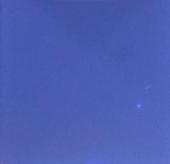
#> input picture Concentration Detection/data/test_samples/10 DOX-5(1).jpg, 170 x 164 px; its folder holds only this picture in this run
$ python predict.py
#> lines starting #> are read from the running program, lines starting #| are printed output that depends on the picture
#> (reads Concentration Detection/models/scaler.pkl from the repository)
#> (reads Concentration Detection/models/classifier_species.pkl from the repository)
#> (reads Concentration Detection/models/regressor_concentration.pkl from the repository)
#> (reads Concentration Detection/models/label_encoder.pkl from the repository)
### Concentration Detection/src/image_processing.py
import cv2
import numpy as np

def extract_image_features(image_path, roi_ratio=0.8):
    """
    读取图像并提取多维色彩特征 (RGB, Normalized RGB, HSV, CIE-Lab, 比值)
    :param image_path: 图片路径
    :param roi_ratio: 中心ROI截取比例（默认截取中心 80% 区域，避开边缘杂光）
    """
#> called with image_path = 'data/test_samples/10 DOX-5(1).jpg', roi_ratio = 0.8
    image = cv2.imread(image_path)
#> image is the input picture: shape (164, 170, 3); mean B, G, R 178.8, 93.9, 76.6
    if image is None:
        raise ValueError(f"无法加载图像: {image_path}")

    # 1. 截取中心 ROI 区域
    h, w, _ = image.shape
#> h = 164; w = 170
    dh, dw = int(h * (1 - roi_ratio) / 2), int(w * (1 - roi_ratio) / 2)
#> dh = 16; dw = 16
    roi = image[dh:h-dh, dw:w-dw]

    # 2. 转换为 RGB (OpenCV 默认 BGR)
    rgb = cv2.cvtColor(roi, cv2.COLOR_BGR2RGB).astype(np.float32)
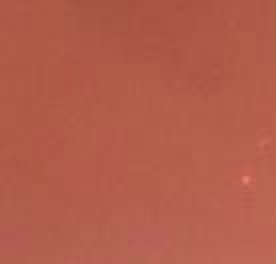
#> rgb: shape (132, 138, 3) float32 (shown 2 times larger); mean B, G, R 75.7, 93, 178.1

    # 计算通道均值
    r_mean = np.mean(rgb[:, :, 0])
#> r_mean = 75.66
    g_mean = np.mean(rgb[:, :, 1])
#> g_mean = 93.03
    b_mean = np.mean(rgb[:, :, 2])
#> b_mean = 178.1

    # 比值特征
    rg_ratio = r_mean / (g_mean + 1e-5)
#> rg_ratio = 0.813
    rb_ratio = r_mean / (b_mean + 1e-5)
#> rb_ratio = 0.425
    gb_ratio = g_mean / (b_mean + 1e-5)
#> gb_ratio = 0.522

    # 归一化 RGB
    rgb_sum = r_mean + g_mean + b_mean + 1e-5
#> rgb_sum = 346.8
    r_norm = r_mean / rgb_sum
#> r_norm = 0.218
    g_norm = g_mean / rgb_sum
#> g_norm = 0.268
    b_norm = b_mean / rgb_sum
#> b_norm = 0.514

    # HSV 色彩空间
    hsv = cv2.cvtColor(roi, cv2.COLOR_BGR2HSV)
#> hsv: shape (132, 138, 3); mean H, S, V 115, 146.8, 178.1
    h_mean = np.mean(hsv[:, :, 0])
#> h_mean = 115
    s_mean = np.mean(hsv[:, :, 1])
#> s_mean = 146.8
    v_mean = np.mean(hsv[:, :, 2])
#> v_mean = 178.1

    # CIE-Lab 色彩空间
    lab = cv2.cvtColor(roi, cv2.COLOR_BGR2LAB)
#> lab: shape (132, 138, 3); mean of channels 0, 1, 2 107.5, 147.2, 80.6
    l_mean = np.mean(lab[:, :, 0])
#> l_mean = 107.5
    a_mean = np.mean(lab[:, :, 1])
#> a_mean = 147.2
    b_lab_mean = np.mean(lab[:, :, 2])
#> b_lab_mean = 80.59

    return {
        'R': r_mean, 'G': g_mean, 'B': b_mean,
        'R/G': rg_ratio, 'R/B': rb_ratio, 'G/B': gb_ratio,
        'r_norm': r_norm, 'g_norm': g_norm, 'b_norm': b_norm,
        'H': h_mean, 'S': s_mean, 'V': v_mean,
        'L*': l_mean, 'a*': a_mean, 'b*': b_lab_mean
    }

### Concentration Detection/predict.py
import os
import joblib
import pandas as pd
from src.image_processing import extract_image_features


def predict_new_samples(image_paths, output_excel="outputs/prediction_results.xlsx"):
    # 1. 加载模型与 Scaling 预处理器（模型保存在根目录下的 models/ 文件夹中）
    scaler = joblib.load("models/scaler.pkl")
    classifier = joblib.load("models/classifier_species.pkl")
    regressor = joblib.load("models/regressor_concentration.pkl")
    label_encoder = joblib.load("models/label_encoder.pkl")

    feature_cols = [ 'R/B', 'R']

    results = []
    for img_path in image_paths:
        if not os.path.exists(img_path):
            print(f"警告: 找不到图片文件 {img_path}，已跳过。")
            continue

        feats = extract_image_features(img_path)
#> feats = 15 items

        # 组装特征向量
        x_raw = pd.DataFrame([feats])[feature_cols]
#> x_raw = table of 1 rows and 2 columns
        x_scaled = scaler.transform(x_raw)
#> x_scaled = [[-1.04, -1.04]]

        # 2. 模型预测
        pred_species_idx = classifier.predict(x_scaled)[0]
#> pred_species_idx = 0
        pred_species = label_encoder.inverse_transform([pred_species_idx])[0]
#> pred_species = 'DOX'
        pred_conc = regressor.predict(x_scaled)[0]
#> pred_conc = 9.95

        feats['Predicted_Species'] = pred_species
        feats['Predicted_Concentration'] = pred_conc
        feats['Image_Name'] = os.path.basename(img_path)
        results.append(feats)

    if len(results) == 0:
        print("没有成功处理任何图片，请检查图片路径！")
        return

    # 3. 确保 outputs 文件夹存在，并输出导出的 Excel 汇总表
    os.makedirs(os.path.dirname(output_excel), exist_ok=True)
    df_res = pd.DataFrame(results)
#> df_res = table of 1 rows and 18 columns
    # 把文件名放到最前面，方便查看
    cols = ['Image_Name'] + [c for c in df_res.columns if c != 'Image_Name']
#> cols = ['Image_Name', 'R', 'G', 'B', 'R/G', 'R/B', 'G/B', 'r_norm', 'g_norm', 'b_norm', 'H', 'S', 'V', 'L*', 'a*', 'b*', 'Predicted_Species', 'Predicted_Concentration']
    df_res = df_res[cols]

    df_res.to_excel(output_excel, index=False)
    print(f"预测完成！检测结果已统计保存至: {output_excel}")


if __name__ == "__main__":
    # --- 自动扫描 data/test_samples 文件夹下的所有图片进行批量预测 ---
    samples_dir = "data/test_samples"
    valid_extensions = ('.jpg', '.jpeg', '.png', '.bmp', '.JPG', '.PNG')

    if not os.path.exists(samples_dir):
        print(f"提示: 文件夹 {samples_dir} 不存在，请检查路径。")
    else:
        # 获取文件夹下所有符合格式的图片
        image_files = [
            os.path.join(samples_dir, f)
            for f in os.listdir(samples_dir)
            if f.endswith(valid_extensions)
        ]

        if len(image_files) == 0:
            print(f"提示: 文件夹 {samples_dir} 下没有找到支持的图片文件！")
        else:
            print(f"成功扫描到 {len(image_files)} 张测试图片，开始批量预测...")
            predict_new_samples(image_files, output_excel="outputs/prediction_results.xlsx")
